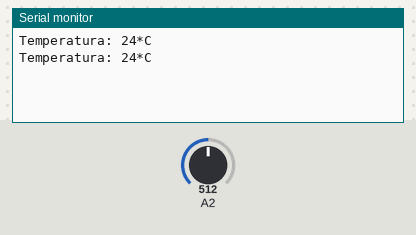
Simulated run of this sketch. Board: Arduino Uno, built with avr-gcc and run on an emulated ATmega328P. On the bench: the last lines printed to the serial monitor. The test bench sets the inputs (shaded band); at power-on: A2 = 512.

Above: at 2.2 s.
2.3 s: A2 set to 716
At 3.6 s:
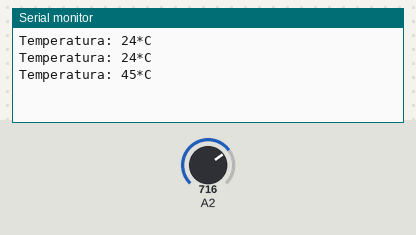
3.8 s: A2 set to 900
At 4.5 s:
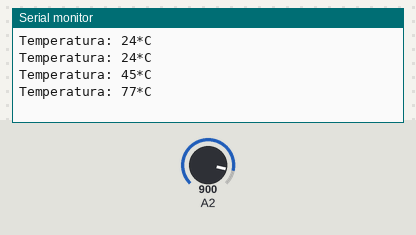
Timing chart, 0 to 6.8 s (numbered marks = the images above; inputs shaded):
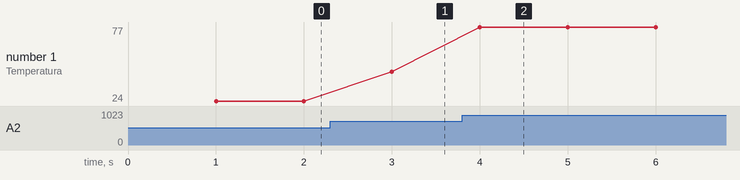

Measured:
- after the input at 2.3 s, the serial monitor: prints a new line after 0.70 s (image 1)
- after the input at 3.8 s, the serial monitor: prints a new line after 0.20 s (image 2)
- plotted number 1: 24 → 45 after the input at 2.3 s, 45 → 77 after the input at 3.8 s

The sketch:

termistor.ino
```cpp
#include <Thermistor.h> //INCLUSÃO DA BIBLIOTECA

Thermistor temp(2); //VARIÁVEL DO TIPO THERMISTOR, INDICANDO O PINO ANALÓGICO (A2) EM QUE O TERMISTOR ESTÁ CONECTADO
void setup() {
  Serial.begin(9600); //INICIALIZA A SERIAL
  delay(1000); //INTERVALO DE 1 SEGUNDO
}
void loop() {
  int temperature = temp.getTemp(); //VARIÁVEL DO TIPO INTEIRO QUE RECEBE O VALOR DE TEMPERATURA CALCULADO PELA BIBLIOTECA
  Serial.print("Temperatura: "); //IMPRIME O TEXTO NO MONITOR SERIAL
  Serial.print(temperature); //IMPRIME NO MONITOR SERIAL A TEMPERATURA MEDIDA
  Serial.println("*C"); //IMPRIME O TEXTO NO MONITOR SERIAL
  delay(1000); //INTERVALO DE 1 SEGUNDO
}
```
